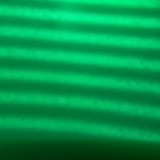
#> input picture Imaging/calibrering/testdata/align/image0.jpg, 160 x 160 px, found by its file name
$ python calibrate.py
#> lines starting #> are read from the running program, lines starting #| are printed output that depends on the picture; long printed decimals are rounded
### Imaging/calibrering/regressions.py
import numpy as np
from sklearn.linear_model import LinearRegression
import math

def linear_regress(dataarray):
    x=[]
    y=[]
    for d in dataarray:
        x.append(d[0])
        y.append(d[1])
    xx = np.array(x).reshape((-1,1))
    yy = np.array(y)

    model = LinearRegression()

    model.fit(xx,yy)
    # [4 lines of commented-out code are left out]
    deg = math.atan(model.coef_/1.0)
    degree=360*deg/(2*math.pi)
    return degree

# [5 lines that do not run on import are left out]

### Imaging/calibrering/calibrate.py
from PIL import Image, ImageEnhance
from regressions import linear_regress

def search_high(img, x, y, up=False):
    # find higher value up or down return better value or false
    found = False
    startval = img.getpixel((x,y))
    myval = startval
    while True:
        oldy = y
        if up:
            y = y-1
        else:
            y = y+1
        if (y==0 or y>img.height) and not found:
            return False
        newval = img.getpixel((x,y))
        if newval >= myval:
            found = True
            myval=newval
        else:
            if found:
                return(x,oldy)
            else:
                return False

def search_low(img, x, y, up=False):
    # find lowest value up or down return better value or false
    found = False
    startval = img.getpixel((x,y))
    myval = startval
    while True:
        oldy = y
        if up:
            y = y-1
        else:
            y = y+1
        if (y==0 or y>img.height) and not found:
            return False
        newval = img.getpixel((x,y))
        if newval <= myval:
            found = True
            myval=newval
        else:
            if found:
                return(x,oldy)
            else:
                return False

def find_next_high(img, x, y):
    # find the nearest heigh pixel in same x column
    new1 = search_high(img, x,y)
    new2 = search_high(img, x,y,True)
    #print("new1", new1)
    #print('new2', new2)
    if not new1:
        if not new2:
            return ((x,y))
        return new2
    if not new2:
        return new1
    if img.getpixel(new1) > img.getpixel(new2):
        return new1
    return new2

def get_img_slope(filename):
    img = Image.open(filename)
#> img is the input picture: PIL image 160x160 RGB; mean R, G, B 1.3, 150.5, 77.3
    procent = 0.2
    width = img.width
#> width = 160
    height = img.height
#> height = 160
    crop_field = (0+width*procent,0+height*procent, width-width*procent, height-height*procent)
#> crop_field = (32, 32, 128, 128)
    img2 = img.crop(crop_field)
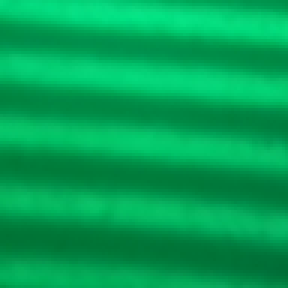
#> img2: PIL image 96x96 RGB (shown 3 times larger); mean R, G, B 1.5, 162.5, 85.4
    grey = img2.convert('L')
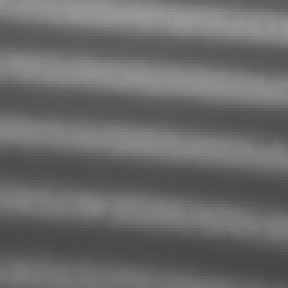
#> grey: PIL image 96x96 L (shown 3 times larger); min 70, max 151, mean 105.6
    width = img2.width
#> width = 96
    height = img2.height
#> height = 96
    # find first y value
    y = height / 2
#> y = 48
    y=51
    arr =[]
    for i in range (0,width):
        point = find_next_high(grey,i,y)
        arr.append(point)
#> this loop made 96 passes
#> point on passes 1 to 12: (0, 42), (1, 43), (2, 43), (3, 43), (4, 43), (5, 43), (6, 43), (7, 43), (8, 44), (9, 44), (10, 44), (11, 44)
#> after the loop, arr = 96 pairs, first value 0 to 95, second value 42 to 53
    degree = linear_regress(arr)
#> the loop in linear_regress, `for d in dataarray:` made 96 passes
#> d on passes 1 to 12: (0, 42), (1, 43), (2, 43), (3, 43), (4, 43), (5, 43), (6, 43), (7, 43), (8, 44), (9, 44), (10, 44), (11, 44)
#> after the loop in linear_regress, `for d in dataarray:`: x = 96 values from 0 to 95; y = 96 values, max 53 at index 94, min 42 at index 0, mean 46.98
#> in linear_regress, `xx = np.array(x).reshape((-1,1))`: xx = 96 values from 0 to 95
#> in linear_regress, `yy = np.array(y)`: yy has the same summary as y
#> degree = 5.53
    #print("slope", degree, "degree")
    return -degree

def get_img_freq(filename):
    img = Image.open(filename)
    grey = img.convert('L')
    x=50
    y=50
    #print ("start", x,y )
    start = find_next_high(grey,x,y)
    #print ("nystart", start)
    x=start[0]
    y=start[1]
    up = search_low(grey, x,y)
    #print("up",up)
    down = search_low(grey, x,y, up=True)
    #print("down", down)
    diff = up[1]-down[1]
    #print ("diff", diff)
    #print ( diff/100.0)
    return diff/100.0

if __name__ == "__main__":
    filename = "Imaging/calibrering/testdata/align/image0.jpg"
    deg = get_img_slope(filename)
#> deg = -5.53
    print("degree: ", deg)
#| degree:  -5.530

    # img = Image.open(filename)
    # img.rotate(-deg).show()

    freq = get_img_freq(filename)
#> in get_img_freq, `grey = img.convert('L')`:
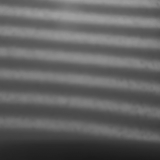
#> grey: PIL image 160x160 L; min 27, max 159, mean 97.6
#> in get_img_freq, `start = find_next_high(grey,x,y)`: start = (50, 56)
#> in get_img_freq, `x=start[0]`: x = 50
#> in get_img_freq, `y=start[1]`: y = 56
#> in search_low, `startval = img.getpixel((x,y))`: startval = 137
#> the loop in search_low, `while True:` made 11 passes
#> (newval, myval) on passes 1 to 10: (135, 135), (130, 130), (123, 123), (113, 113), (105, 105), (99, 99), (94, 94), (90, 90), (87, 87), (87, 87)
#> newval on pass 11: 88
#> after the loop in search_low, `while True:`: found = True; myval = 87; y = 67
#> in get_img_freq, `up = search_low(grey, x,y)`: up = (50, 66)
#> the loop in search_low, `while True:` made 13 passes
#> (oldy, y, newval, myval) on passes 1 to 12: (56, 55, 137, 137), (55, 54, 136, 136), (54, 53, 133, 133), (53, 52, 129, 129), (52, 51, 123, 123), (51, 50, 115, 115), (50, 49, 108, 108), (49, 48, 102, 102), (48, 47, 96, 96), (47, 46, 92, 92), (46, 45, 92, 92), (45, 44, 92, 92)
#> (oldy, y, newval) on pass 13: (44, 43, 95)
#> after the loop in search_low, `while True:`: found = True; myval = 92; y = 43
#> in get_img_freq, `down = search_low(grey, x,y, up=True)`: down = (50, 44)
#> in get_img_freq, `diff = up[1]-down[1]`: diff = 22
#> freq = 0.22
    print("freq",freq)
#| freq 0.22

$ run again, with Imaging/calibrering/testdata/align/image_fjern0.jpg copied over Imaging/calibrering/testdata/align/image0.jpg
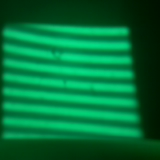
#> input picture Imaging/calibrering/testdata/align/image_fjern0.jpg, 160 x 160 px, found by its file name
#> in get_img_slope, img is the input picture: PIL image 160x160 RGB; mean R, G, B 2.1, 113.1, 57.4
#> in get_img_slope, `grey = img2.convert('L')`:
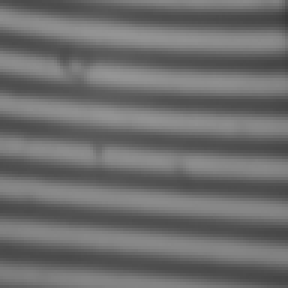
#> grey: PIL image 96x96 L (shown 3 times larger); min 58, max 149, mean 108.5
#> the loop in get_img_slope, `for i in range (0,width):` made 96 passes
#> (new2 in find_next_high, point) on passes 32 to 39: (False, (31, 52)), (False, (32, 53)), (False, (33, 53)), (False, (34, 52)), (False, (35, 52)), (False, (36, 52)), (False, (37, 52)), (False, (38, 52))
#> after the loop in get_img_slope, `for i in range (0,width):`: arr = 96 pairs, first value 0 to 95, second value 48 to 56
#> the loop in linear_regress, `for d in dataarray:` made 96 passes
#> d on passes 1 to 8: (0, 48), (1, 48), (2, 48), (3, 48), (4, 48), (5, 48), (6, 48), (7, 48)
#> after the loop in linear_regress, `for d in dataarray:`: x = 96 values from 0 to 95; y = 96 values, max 56 at index 84, min 48 at index 0, mean 52.53
#> xx = 96 values from 0 to 95
#> yy has the same summary as y
#> degree = 4.97
#> deg = -4.97
#| degree:  -4.967
#> in get_img_freq, `grey = img.convert('L')`:
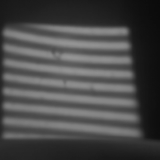
#> grey: PIL image 160x160 L; min 10, max 149, mean 73.6
#> start = (50, 55)
#> in get_img_freq, `x=start[0]`: x = 50
#> in get_img_freq, `y=start[1]`: y = 55
#> in search_low, `startval = img.getpixel((x,y))`: startval = 140
#> the loop in search_low, `while True:` made 8 passes
#> (newval, myval) on passes 1 to 7: (137, 137), (128, 128), (115, 115), (101, 101), (89, 89), (84, 84), (84, 84)
#> after the loop in search_low, `while True:`: found = True; myval = 84; y = 63
#> up = (50, 62)
#> the loop in search_low, `while True:` made 8 passes
#> (oldy, y, newval, myval) on passes 1 to 7: (55, 54, 137, 137), (54, 53, 130, 130), (53, 52, 119, 119), (52, 51, 105, 105), (51, 50, 92, 92), (50, 49, 84, 84), (49, 48, 82, 82)
#> after the loop in search_low, `while True:`: found = True; myval = 82; y = 47
#> down = (50, 48)
#> diff = 14
#> freq = 0.14
#| freq 0.14

$ run again, with Imaging/calibrering/testdata/align/image_tat.jpg copied over Imaging/calibrering/testdata/align/image0.jpg
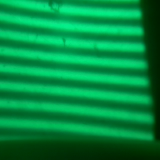
#> input picture Imaging/calibrering/testdata/align/image_tat.jpg, 160 x 160 px, found by its file name
#> in get_img_slope, img is the input picture: PIL image 160x160 RGB; mean R, G, B 2, 138.7, 65.4
#> in get_img_slope, `grey = img2.convert('L')`:
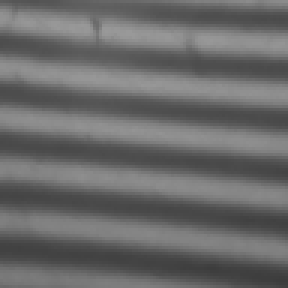
#> grey: PIL image 96x96 L (shown 3 times larger); min 60, max 153, mean 105.5
#> the loop in get_img_slope, `for i in range (0,width):` made 96 passes
#> (new2 in find_next_high, point) on passes 1 to 8: (False, (0, 57)), (False, (1, 56)), (False, (2, 56)), (False, (3, 56)), (False, (4, 56)), (False, (5, 56)), (False, (6, 57)), (False, (7, 57))
#> after the loop in get_img_slope, `for i in range (0,width):`: arr = 96 pairs, first value 0 to 95, second value 42 to 59
#> the loop in linear_regress, `for d in dataarray:` made 96 passes
#> d on passes 1 to 8: (0, 57), (1, 56), (2, 56), (3, 56), (4, 56), (5, 56), (6, 57), (7, 57)
#> after the loop in linear_regress, `for d in dataarray:`: x = 96 values from 0 to 95; y = 96 values, max 59 at index 26, min 42 at index 31, mean 49.07
#> xx = 96 values from 0 to 95
#> yy has the same summary as y
#> degree = -8.05
#> deg = 8.05
#| degree:  8.049
#> in get_img_freq, `grey = img.convert('L')`:
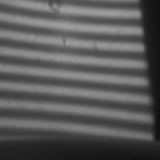
#> grey: PIL image 160x160 L; min 16, max 157, mean 89.5
#> start = (50, 56)
#> in get_img_freq, `x=start[0]`: x = 50
#> in get_img_freq, `y=start[1]`: y = 56
#> in search_low, `startval = img.getpixel((x,y))`: startval = 147
#> the loop in search_low, `while True:` made 9 passes
#> (newval, myval) on passes 1 to 8: (146, 146), (140, 140), (133, 133), (116, 116), (100, 100), (90, 90), (84, 84), (79, 79)
#> after the loop in search_low, `while True:`: found = True; myval = 79; y = 65
#> up = (50, 64)
#> the loop in search_low, `while True:` made 9 passes
#> (oldy, y, newval, myval) on passes 1 to 8: (56, 55, 144, 144), (55, 54, 135, 135), (54, 53, 125, 125), (53, 52, 109, 109), (52, 51, 96, 96), (51, 50, 89, 89), (50, 49, 85, 85), (49, 48, 85, 85)
#> after the loop in search_low, `while True:`: found = True; myval = 85; y = 47
#> down = (50, 48)
#> diff = 16
#> freq = 0.16
#| freq 0.16
